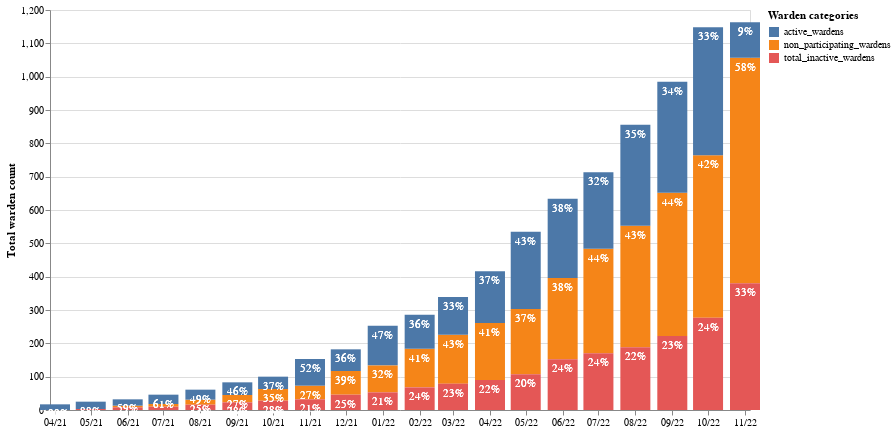

Notebook source saved alongside this figure:
### Code cell
(bars + active_labels + non_p_labels + inactive_labels).properties(width=700,height=400)

### Figure 1 — Vega-Lite specification as saved in the notebook (floating-point values rounded to 4 significant figures)
{"config": {"view": {"continuousWidth": 400, "continuousHeight": 300}}, "layer": [{"mark": {"type": "bar", "size": 30}, "encoding": {"color": {"field": "column", "title": "Warden categories", "type": "nominal"}, "x": {"axis": {"format": "%m/%y", "grid": false, "title": ""}, "field": "date", "type": "temporal"}, "y": {"axis": {"title": "Total warden count"}, "field": "value", "type": "quantitative"}}, "transform": [{"fold": ["non_participating_wardens", "total_inactive_wardens", "active_wardens"], "as": ["column", "value"]}]}, {"mark": {"type": "text", "color": "white", "dy": 10}, "encoding": {"text": {"field": "percentActive", "format": ".0%", "type": "quantitative"}, "x": {"axis": {"format": "%m/%y", "grid": false, "title": ""}, "field": "date", "type": "temporal"}, "y": {"field": "total_wardens", "type": "quantitative"}}, "transform": [{"fold": ["non_participating_wardens", "total_inactive_wardens", "active_wardens"], "as": ["column", "value"]}, {"calculate": "datum.active_wardens / datum.total_wardens", "as": "percentActive"}, {"calculate": "datum.non_participating_wardens / datum.total_wardens", "as": "percentNonParticipating"}, {"calculate": "datum.total_inactive_wardens / datum.total_wardens", "as": "percentInactive"}]}, {"mark": {"type": "text", "color": "white", "dy": 10}, "encoding": {"opacity": {"condition": {"value": 1, "test": "datum.non_participating_wardens > 10"}, "value": 0}, "text": {"field": "percentNonParticipating", "format": ".0%", "type": "quantitative"}, "x": {"axis": {"format": "%m/%y", "grid": false, "title": ""}, "field": "date", "type": "temporal"}, "y": {"field": "dy", "type": "quantitative"}}, "transform": [{"fold": ["non_participating_wardens", "total_inactive_wardens", "active_wardens"], "as": ["column", "value"]}, {"calculate": "datum.non_participating_wardens + datum.total_inactive_wardens", "as": "dy"}, {"calculate": "datum.non_participating_wardens / datum.total_wardens", "as": "percentNonParticipating"}]}, {"mark": {"type": "text", "color": "white", "dy": 10}, "encoding": {"opacity": {"condition": {"value": 1, "test": "datum.total_inactive_wardens > 10"}, "value": 0}, "text": {"field": "percentInactive", "format": ".0%", "type": "quantitative"}, "x": {"axis": {"format": "%m/%y", "grid": false, "title": ""}, "field": "date", "type": "temporal"}, "y": {"field": "total_inactive_wardens", "type": "quantitative"}}, "transform": [{"fold": ["non_participating_wardens", "total_inactive_wardens", "active_wardens"], "as": ["column", "value"]}, {"calculate": "datum.total_inactive_wardens / datum.total_wardens", "as": "percentInactive"}]}], "data": {"name": "data-b9d7c03b4cc6b8337eebb280858ffaf9"}, "height": 400, "width": 700, "$schema": "https://vega.github.io/schema/vega-lite/v4.17.0.json", "datasets": {"data-b9d7c03b4cc6b8337eebb280858ffaf9": [{"date": "2021-04-01T00:00:00", "active_wardens": 17, "inactive_wardens": 0, "new_wardens": 17, "total_inactive_wardens": 0, "total_wardens": 17, "non_participating_wardens": 0}, {"date": "2021-05-01T00:00:00", "active_wardens": 22, "inactive_wardens": 3, "new_wardens": 8, "total_inactive_wardens": 3, "total_wardens": 25, "non_participating_wardens": 0}, {"date": "2021-06-01T00:00:00", "active_wardens": 19, "inactive_wardens": 5, "new_wardens": 7, "total_inactive_wardens": 8, "total_wardens": 32, "non_participating_wardens": 5}, {"date": "2021-07-01T00:00:00", "active_wardens": 28, "inactive_wardens": 2, "new_wardens": 14, "total_inactive_wardens": 10, "total_wardens": 46, "non_participating_wardens": 8}, {"date": "2021-08-01T00:00:00", "active_wardens": 30, "inactive_wardens": 6, "new_wardens": 15, "total_inactive_wardens": 16, "total_wardens": 61, "non_participating_wardens": 15}, {"date": "2021-09-01T00:00:00", "active_wardens": 38, "inactive_wardens": 7, "new_wardens": 22, "total_inactive_wardens": 23, "total_wardens": 83, "non_participating_wardens": 22}, {"date": "2021-10-01T00:00:00", "active_wardens": 37, "inactive_wardens": 5, "new_wardens": 17, "total_inactive_wardens": 28, "total_wardens": 100, "non_participating_wardens": 35}, {"date": "2021-11-01T00:00:00", "active_wardens": 80, "inactive_wardens": 4, "new_wardens": 53, "total_inactive_wardens": 32, "total_wardens": 153, "non_participating_wardens": 41}, {"date": "2021-12-01T00:00:00", "active_wardens": 65, "inactive_wardens": 14, "new_wardens": 29, "total_inactive_wardens": 46, "total_wardens": 182, "non_participating_wardens": 71}, {"date": "2022-01-01T00:00:00", "active_wardens": 119, "inactive_wardens": 7, "new_wardens": 71, "total_inactive_wardens": 53, "total_wardens": 253, "non_participating_wardens": 81}, {"date": "2022-02-01T00:00:00", "active_wardens": 102, "inactive_wardens": 15, "new_wardens": 33, "total_inactive_wardens": 68, "total_wardens": 286, "non_participating_wardens": 116}, {"date": "2022-03-01T00:00:00", "active_wardens": 113, "inactive_wardens": 11, "new_wardens": 53, "total_inactive_wardens": 79, "total_wardens": 339, "non_participating_wardens": 147}, {"date": "2022-04-01T00:00:00", "active_wardens": 155, "inactive_wardens": 11, "new_wardens": 77, "total_inactive_wardens": 90, "total_wardens": 416, "non_participating_wardens": 171}, {"date": "2022-05-01T00:00:00", "active_wardens": 232, "inactive_wardens": 17, "new_wardens": 119, "total_inactive_wardens": 107, "total_wardens": 535, "non_participating_wardens": 196}, {"date": "2022-06-01T00:00:00", "active_wardens": 238, "inactive_wardens": 45, "new_wardens": 99, "total_inactive_wardens": 152, "total_wardens": 634, "non_participating_wardens": 244}, {"date": "2022-07-01T00:00:00", "active_wardens": 229, "inactive_wardens": 18, "new_wardens": 79, "total_inactive_wardens": 170, "total_wardens": 713, "non_participating_wardens": 314}, {"date": "2022-08-01T00:00:00", "active_wardens": 303, "inactive_wardens": 18, "new_wardens": 143, "total_inactive_wardens": 188, "total_wardens": 856, "non_participating_wardens": 365}, {"date": "2022-09-01T00:00:00", "active_wardens": 333, "inactive_wardens": 34, "new_wardens": 129, "total_inactive_wardens": 222, "total_wardens": 985, "non_participating_wardens": 430}, {"date": "2022-10-01T00:00:00", "active_wardens": 384, "inactive_wardens": 55, "new_wardens": 163, "total_inactive_wardens": 277, "total_wardens": 1148, "non_participating_wardens": 487}, {"date": "2022-11-01T00:00:00", "active_wardens": 106, "inactive_wardens": 103, "new_wardens": 15, "total_inactive_wardens": 380, "total_wardens": 1163, "non_participating_wardens": 677}]}}
